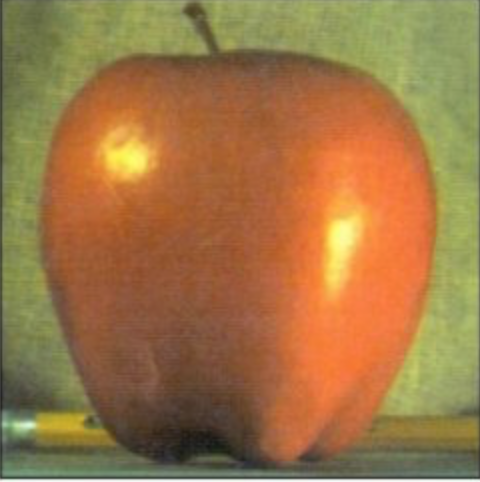
#> input picture cv_sample_official/images/apple.png, 480 x 482 px, given in place of lenna.png, which was not available
$ python 12_template_matching.py
#> lines starting #> are read from the running program, lines starting #| are printed output that depends on the picture; pictures that were not available may be replaced by others from this repository, and a replacement may not be noted
# You'll learn how to find objects in an image using Template Matching
# It simply slides the template image over the input image (as in 2D convolution)
# and compares the template and patch of input image under the template image.

# NOTE that the template and target should be SAME size

# Functions: cv2.matchTemplate(), cv2.minMaxLoc()


import cv2
import numpy as np
from matplotlib import pyplot as plt

img = cv2.imread('../images/lenna.png', 0)
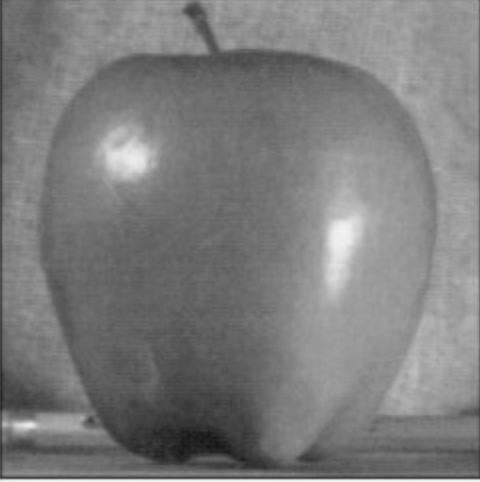
#> img: shape (482, 480); min 20, max 248, mean 124.3
img2 = img.copy()
template = cv2.imread('../images/lenna_template.png', 0)
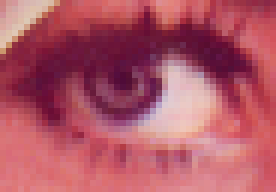
#> input picture cv_sample_official/images/lenna_template.png, 92 x 64 px (shown 3 times larger)
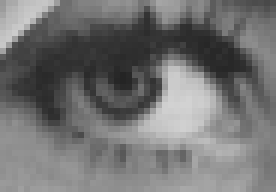
#> template: shape (64, 92) (shown 3 times larger); min 36, max 210, mean 114.4
# NOTE: that the template and target should be SAME size
template = cv2.resize(template, None, fx=0.5, fy=0.5, interpolation=cv2.INTER_AREA)
#> template: shape (32, 46)
w, h = template.shape[::-1]
#> w = 46; h = 32

# All the 6 methods for comparison in a list
methods = ['cv2.TM_CCOEFF', 'cv2.TM_CCOEFF_NORMED', 'cv2.TM_CCORR',
           'cv2.TM_CCORR_NORMED', 'cv2.TM_SQDIFF', 'cv2.TM_SQDIFF_NORMED']

# We can see that TM_CCORR is not good(I don't know why as the website said so either)
for meth in methods:
    img = img2.copy()
    method = eval(meth)

    # Apply template Matching
    res = cv2.matchTemplate(img, template, method)
    min_val, max_val, min_loc, max_loc = cv2.minMaxLoc(res)

    # If the method is TM_SQDIFF or TM_SQDIFF_NORMED, take minimum
    if method in [cv2.TM_SQDIFF, cv2.TM_SQDIFF_NORMED]:
        top_left = min_loc
    else:
        top_left = max_loc
    bottom_right = (top_left[0] + w, top_left[1] + h)

    cv2.rectangle(img, top_left, bottom_right, 255, 2)

    plt.subplot(121), plt.imshow(res, cmap='gray')
    plt.title('Matching Result'), plt.xticks([]), plt.yticks([])
    plt.subplot(122), plt.imshow(img, cmap='gray')
    plt.title('Detected Point'), plt.xticks([]), plt.yticks([])
    plt.suptitle(meth)

    plt.show()
#> this loop made 6 passes
#> (min_val, max_val, min_loc, top_left, bottom_right) on passes 1 to 4: (-1579132.4, 1544208.4, (9, 417), (13, 397), (59, 429)), (-0.621, 0.628, (14, 415), (231, 50), (277, 82)), (6476806.5, 34725516, (174, 422), (320, 219), (366, 251)), (0.817, 0.955, (0, 419), (3, 439), (49, 471))
#> (min_val, max_val, max_loc, top_left, bottom_right) on passes 5 to 6: (2275972, 17921904, (325, 222), (44, 442), (90, 474)), (0.101, 1, (161, 407), (37, 395), (83, 427))
#> pass 1, `res = cv2.matchTemplate(img, template, method)`:
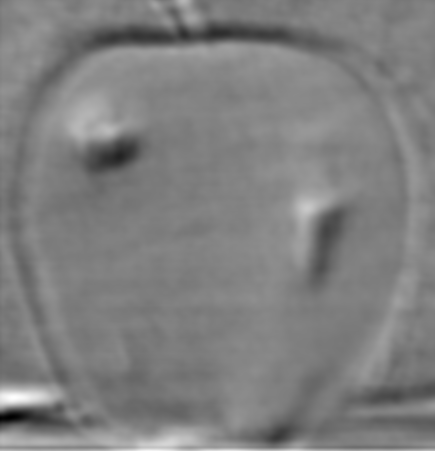
#> res: shape (451, 435) float32; min -1579132.4, max 1544208.4, mean -16121.5; drawn with min black and max white
#> pass 1, `plt.show()`:
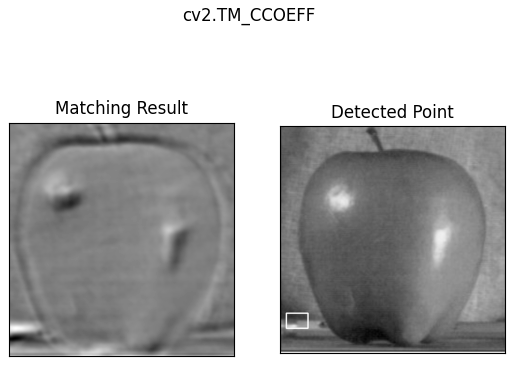
#> figure drawn by matplotlib, 2 panels
#> pass 2, `res = cv2.matchTemplate(img, template, method)`:
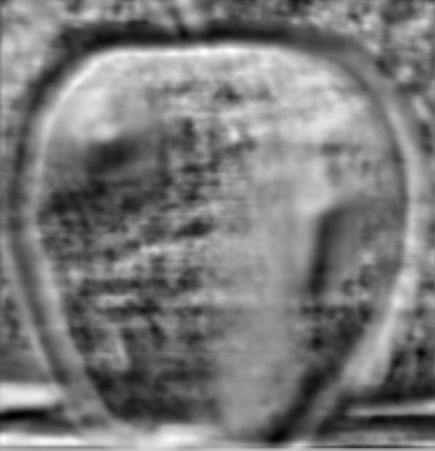
#> res: shape (451, 435) float32; min -0.621, max 0.628, mean -0.0246; drawn with min black and max white
#> after the loop:
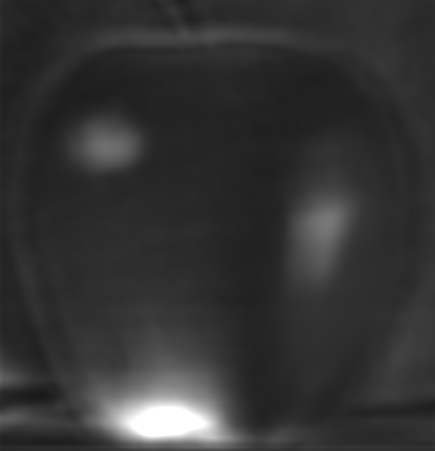
#> res: shape (451, 435) float32; min 0.101, max 1, mean 0.205
